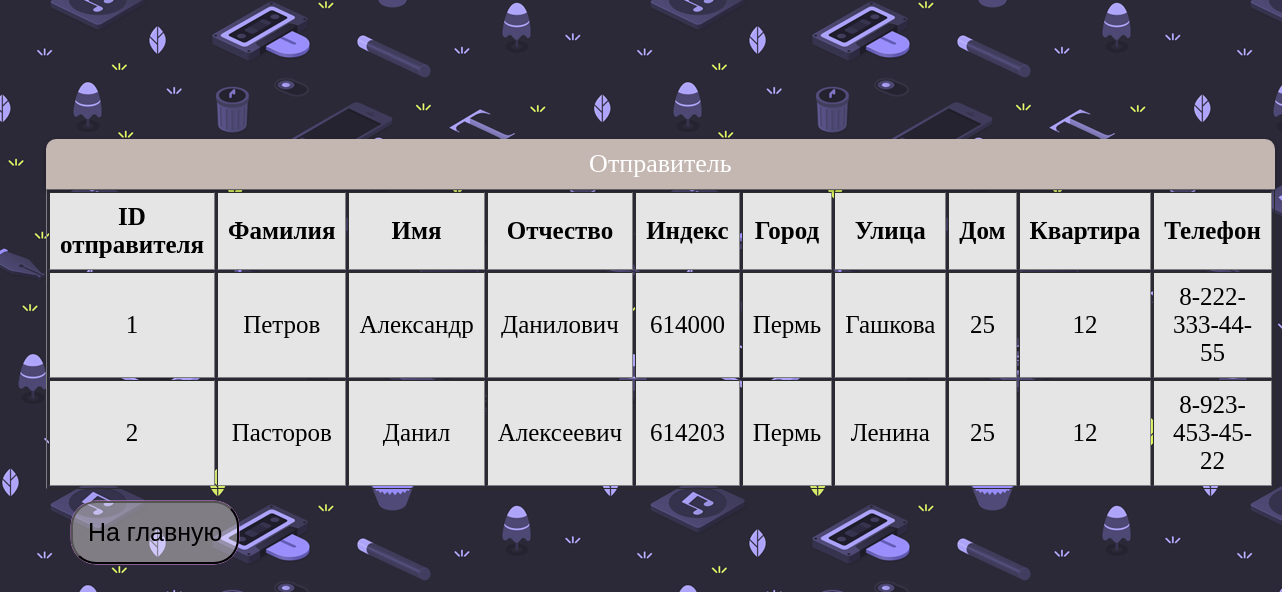
Page /визуал/otpravitel.php on the committed database.
### визуал/otpravitel.php (the view, shortened to what this page needs)
<?php
		$host = 'localhost';
		$user = 'root';
		$password = '';
		$db_name = 'служба доставки грузов 2';
		$link = mysqli_connect($host, $user, $password, $db_name);
	echo "<link rel='stylesheet' href='style/styletableadminoptravitel.css'>";
?>
<div class='all'>
<table border = "1" style ="font-size:25px">
<caption> Отправитель</caption>
	<tr>
		<th >ID отправителя</th>
		<th>Фамилия</th>
		<th>Имя</th>
		<th>Отчество</th>
                <th>Индекс</th>
                <th>Город</th>
                <th>Улица</th>
                <th>Дом</th>
                <th>Квартира</th>
                <th>Телефон</th>
	</tr>
	</div>
	<?php
		$query = "SELECT * FROM `Отправитель`";
		$result = mysqli_query($link, $query) or die(mysqli_error($link));
		for ($data = []; $row = mysqli_fetch_assoc($result); $data[] = $row);
		$result = '';
		foreach ($data as $elem) {
			$result .= '<tr>';
			$result .= '<td>' . $elem['id отправителя'] . '</td>';
			$result .= '<td>' . $elem['Фамилия'] . '</td>';
			$result .= '<td>' . $elem['Имя'] . '</td>';
			$result .= '<td>' . $elem['Отчество'] . '</td>';
                        $result .= '<td>' . $elem['Индекс'] . '</td>';
                        $result .= '<td>' . $elem['Город'] . '</td>';
                        $result .= '<td>' . $elem['Улица'] . '</td>';
                        $result .= '<td>' . $elem['Дом'] . '</td>';
                        $result .= '<td>' . $elem['Квартира'] . '</td>';
                        $result .= '<td>' . $elem['Телефон'] . '</td>';
			$result .= '</tr>';
		}
		echo $result;
	?>
<button>  <a href="index.php">На главную</a> </button>

### визуал/style/styletableadminoptravitel.css (style rules this page uses)
table caption { background: rgb(196, 182, 176); border-top-left-radius: 10px; border-top-right-radius: 10px; padding: 10px; box-shadow: 0 2px 4px 0 rgba(0,0,0,.3); color: white; font-family: "Roboto Slab",serif; font-size: 26px; text-align: center; margin: 0; }
table td, table th { padding: 10px; text-align: center; }
table th { text-align: center; font-size: 25px; }
table tr:nth-child(1n) { background: #E5E5E5; }
table td:last-of-type { text-align: center; }
button { margin-left:25px; margin-top:12px; border-radius: 25px; padding:15px; font-size:17px; box-shadow:0 0 0 0.2px orange; box-shadow:0 0 0.5px 0.4px rgb(229, 149, 240); background-color: rgba(255, 249, 249, 0.4); }
a { font-size:25px; }
a:link { text-decoration: none; color:black; }
.all { position: relative; margin-left:3%; margin-top: 11%; }

### rows in the picture
отправитель: id отправителя "1", Фамилия "Петров", Имя "Александр", Отчество "Данилович", Индекс "614000", Город "Пермь", Улица "Гашкова", Дом "25", Квартира "12", Телефон "8-222-333-44-55"
отправитель: id отправителя "2", Фамилия "Пасторов", Имя "Данил", Отчество "Алексеевич", Индекс "614203", Город "Пермь", Улица "Ленина", Дом "25", Квартира "12", Телефон "8-923-453-45-22"
